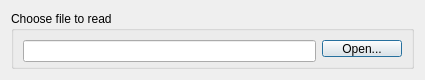
<?xml version="1.0" encoding="UTF-8"?>
<ui version="4.0">
 <class>ReadMatrixClassic</class>
 <widget class="QDialog" name="ReadMatrixClassic">
  <property name="geometry">
   <rect>
    <x>0</x>
    <y>0</y>
    <width>425</width>
    <height>80</height>
   </rect>
  </property>
  <property name="sizePolicy">
   <sizepolicy hsizetype="Fixed" vsizetype="Fixed">
    <horstretch>0</horstretch>
    <verstretch>0</verstretch>
   </sizepolicy>
  </property>
  <property name="minimumSize">
   <size>
    <width>425</width>
    <height>80</height>
   </size>
  </property>
  <property name="windowTitle">
   <string>Dialog</string>
  </property>
  <layout class="QGridLayout" name="gridLayout">
   <item row="0" column="0">
    <widget class="QGroupBox" name="groupBox">
     <property name="title">
      <string>Choose file to read</string>
     </property>
     <layout class="QHBoxLayout" name="horizontalLayout">
      <item>
       <widget class="QLineEdit" name="fileNameLineEdit_">
        <property name="minimumSize">
         <size>
          <width>0</width>
          <height>22</height>
         </size>
        </property>
        <property name="dragEnabled">
         <bool>false</bool>
        </property>
        <property name="readOnly">
         <bool>false</bool>
        </property>
       </widget>
      </item>
      <item>
       <widget class="QPushButton" name="openFileButton_">
        <property name="text">
         <string>Open...</string>
        </property>
        <property name="checkable">
         <bool>false</bool>
        </property>
       </widget>
      </item>
     </layout>
    </widget>
   </item>
  </layout>
 </widget>
 <resources/>
 <connections/>
</ui>
